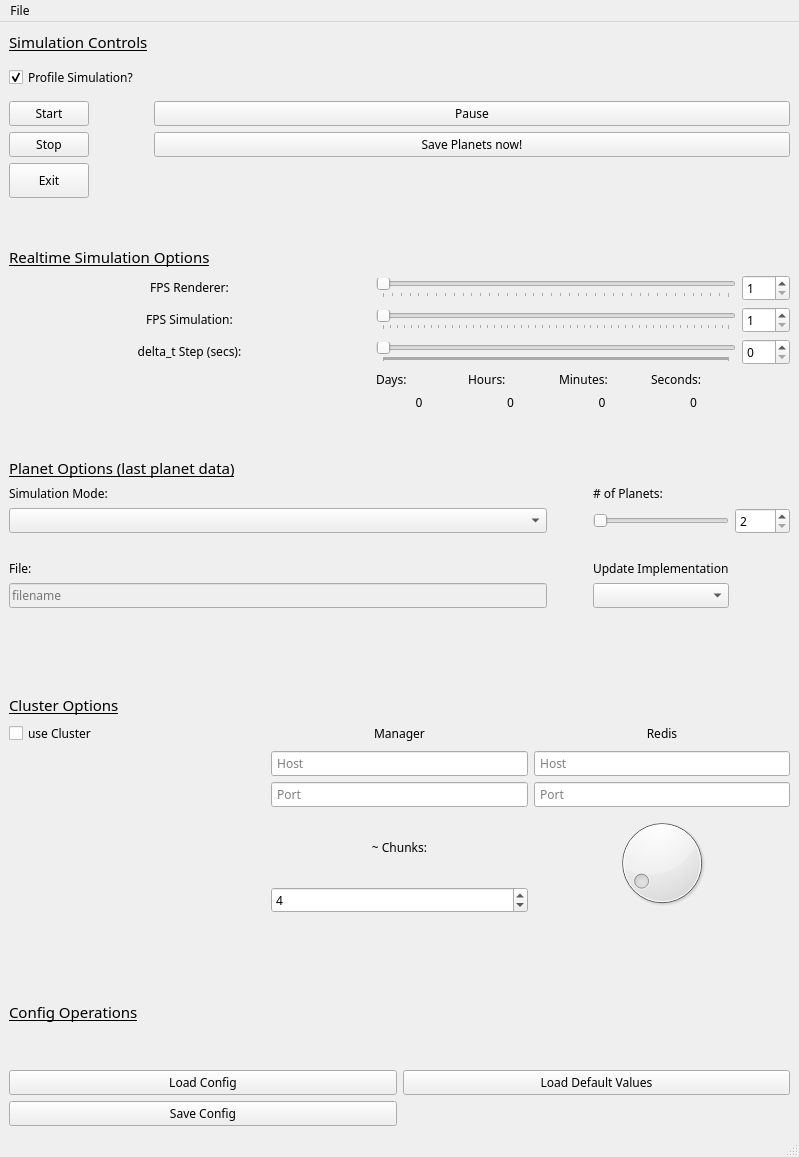
<?xml version="1.0" encoding="UTF-8"?>
<ui version="4.0">
 <class>MainWindow</class>
 <widget class="QMainWindow" name="MainWindow">
  <property name="enabled">
   <bool>true</bool>
  </property>
  <property name="geometry">
   <rect>
    <x>0</x>
    <y>0</y>
    <width>799</width>
    <height>1157</height>
   </rect>
  </property>
  <property name="sizePolicy">
   <sizepolicy hsizetype="Expanding" vsizetype="Expanding">
    <horstretch>0</horstretch>
    <verstretch>0</verstretch>
   </sizepolicy>
  </property>
  <property name="font">
   <font>
    <family>Hack</family>
    <pointsize>9</pointsize>
    <weight>50</weight>
    <bold>false</bold>
   </font>
  </property>
  <property name="cursor">
   <cursorShape>ArrowCursor</cursorShape>
  </property>
  <property name="mouseTracking">
   <bool>false</bool>
  </property>
  <property name="windowTitle">
   <string>Planetensimulation</string>
  </property>
  <property name="windowOpacity">
   <double>0.950000000000000</double>
  </property>
  <widget class="QWidget" name="centralwidget">
   <property name="sizePolicy">
    <sizepolicy hsizetype="Expanding" vsizetype="Expanding">
     <horstretch>0</horstretch>
     <verstretch>0</verstretch>
    </sizepolicy>
   </property>
   <layout class="QVBoxLayout" name="verticalLayout">
    <item>
     <layout class="QGridLayout" name="gridLayout">
      <item row="2" column="0">
       <widget class="QCheckBox" name="checkBoxProfile">
        <property name="sizePolicy">
         <sizepolicy hsizetype="Preferred" vsizetype="Minimum">
          <horstretch>0</horstretch>
          <verstretch>0</verstretch>
         </sizepolicy>
        </property>
        <property name="text">
         <string>Profile Simulation?</string>
        </property>
        <property name="checked">
         <bool>true</bool>
        </property>
       </widget>
      </item>
      <item row="1" column="0">
       <widget class="QLabel" name="label_2">
        <property name="sizePolicy">
         <sizepolicy hsizetype="Preferred" vsizetype="Fixed">
          <horstretch>0</horstretch>
          <verstretch>0</verstretch>
         </sizepolicy>
        </property>
        <property name="font">
         <font>
          <pointsize>11</pointsize>
          <underline>true</underline>
         </font>
        </property>
        <property name="text">
         <string>Simulation Controls</string>
        </property>
        <property name="alignment">
         <set>Qt::AlignLeading|Qt::AlignLeft|Qt::AlignVCenter</set>
        </property>
       </widget>
      </item>
      <item row="3" column="0">
       <widget class="QPushButton" name="start_button">
        <property name="sizePolicy">
         <sizepolicy hsizetype="Maximum" vsizetype="Preferred">
          <horstretch>0</horstretch>
          <verstretch>0</verstretch>
         </sizepolicy>
        </property>
        <property name="text">
         <string>Start</string>
        </property>
       </widget>
      </item>
      <item row="6" column="0">
       <widget class="QPushButton" name="quit_button">
        <property name="sizePolicy">
         <sizepolicy hsizetype="Maximum" vsizetype="Preferred">
          <horstretch>0</horstretch>
          <verstretch>0</verstretch>
         </sizepolicy>
        </property>
        <property name="text">
         <string>Exit</string>
        </property>
       </widget>
      </item>
      <item row="5" column="0">
       <widget class="QPushButton" name="stop_button">
        <property name="sizePolicy">
         <sizepolicy hsizetype="Maximum" vsizetype="Fixed">
          <horstretch>0</horstretch>
          <verstretch>0</verstretch>
         </sizepolicy>
        </property>
        <property name="text">
         <string>Stop</string>
        </property>
       </widget>
      </item>
      <item row="5" column="1">
       <widget class="QPushButton" name="button_save_planets">
        <property name="enabled">
         <bool>true</bool>
        </property>
        <property name="sizePolicy">
         <sizepolicy hsizetype="Preferred" vsizetype="Fixed">
          <horstretch>0</horstretch>
          <verstretch>0</verstretch>
         </sizepolicy>
        </property>
        <property name="text">
         <string>Save Planets now!</string>
        </property>
       </widget>
      </item>
      <item row="3" column="1">
       <widget class="QPushButton" name="pause_button">
        <property name="sizePolicy">
         <sizepolicy hsizetype="Preferred" vsizetype="Fixed">
          <horstretch>0</horstretch>
          <verstretch>0</verstretch>
         </sizepolicy>
        </property>
        <property name="text">
         <string>Pause</string>
        </property>
       </widget>
      </item>
     </layout>
    </item>
    <item>
     <spacer name="verticalSpacer_2">
      <property name="orientation">
       <enum>Qt::Vertical</enum>
      </property>
      <property name="sizeType">
       <enum>QSizePolicy::Minimum</enum>
      </property>
      <property name="sizeHint" stdset="0">
       <size>
        <width>20</width>
        <height>40</height>
       </size>
      </property>
     </spacer>
    </item>
    <item>
     <layout class="QGridLayout" name="gridLayout_4">
      <item row="3" column="2">
       <widget class="QSpinBox" name="spinBoxDelta"/>
      </item>
      <item row="2" column="2">
       <widget class="QSpinBox" name="spinBox">
        <property name="minimum">
         <number>1</number>
        </property>
        <property name="maximum">
         <number>500</number>
        </property>
       </widget>
      </item>
      <item row="3" column="1">
       <widget class="QSlider" name="delta_slider">
        <property name="minimum">
         <number>1000</number>
        </property>
        <property name="maximum">
         <number>1000000</number>
        </property>
        <property name="singleStep">
         <number>50</number>
        </property>
        <property name="pageStep">
         <number>200</number>
        </property>
        <property name="orientation">
         <enum>Qt::Horizontal</enum>
        </property>
        <property name="tickPosition">
         <enum>QSlider::TicksBelow</enum>
        </property>
       </widget>
      </item>
      <item row="4" column="1">
       <layout class="QGridLayout" name="gridLayout_2">
        <item row="0" column="3">
         <widget class="QLabel" name="label_h4">
          <property name="sizePolicy">
           <sizepolicy hsizetype="Minimum" vsizetype="Preferred">
            <horstretch>0</horstretch>
            <verstretch>0</verstretch>
           </sizepolicy>
          </property>
          <property name="text">
           <string>Seconds:</string>
          </property>
         </widget>
        </item>
        <item row="0" column="1">
         <widget class="QLabel" name="label_h2">
          <property name="sizePolicy">
           <sizepolicy hsizetype="Minimum" vsizetype="Preferred">
            <horstretch>0</horstretch>
            <verstretch>0</verstretch>
           </sizepolicy>
          </property>
          <property name="text">
           <string>Hours: </string>
          </property>
         </widget>
        </item>
        <item row="0" column="2">
         <widget class="QLabel" name="label_h3">
          <property name="sizePolicy">
           <sizepolicy hsizetype="Minimum" vsizetype="Preferred">
            <horstretch>0</horstretch>
            <verstretch>0</verstretch>
           </sizepolicy>
          </property>
          <property name="text">
           <string>Minutes: </string>
          </property>
         </widget>
        </item>
        <item row="0" column="0">
         <widget class="QLabel" name="label_h1">
          <property name="sizePolicy">
           <sizepolicy hsizetype="Minimum" vsizetype="Preferred">
            <horstretch>0</horstretch>
            <verstretch>0</verstretch>
           </sizepolicy>
          </property>
          <property name="text">
           <string>Days: </string>
          </property>
         </widget>
        </item>
        <item row="1" column="0">
         <widget class="QLabel" name="label_delta_d">
          <property name="sizePolicy">
           <sizepolicy hsizetype="Preferred" vsizetype="Fixed">
            <horstretch>0</horstretch>
            <verstretch>0</verstretch>
           </sizepolicy>
          </property>
          <property name="text">
           <string>0</string>
          </property>
          <property name="alignment">
           <set>Qt::AlignCenter</set>
          </property>
         </widget>
        </item>
        <item row="1" column="1">
         <widget class="QLabel" name="label_delta_h">
          <property name="sizePolicy">
           <sizepolicy hsizetype="Preferred" vsizetype="Fixed">
            <horstretch>0</horstretch>
            <verstretch>0</verstretch>
           </sizepolicy>
          </property>
          <property name="text">
           <string>0</string>
          </property>
          <property name="alignment">
           <set>Qt::AlignCenter</set>
          </property>
         </widget>
        </item>
        <item row="1" column="2">
         <widget class="QLabel" name="label_delta_m">
          <property name="text">
           <string>0</string>
          </property>
          <property name="alignment">
           <set>Qt::AlignCenter</set>
          </property>
         </widget>
        </item>
        <item row="1" column="3">
         <widget class="QLabel" name="label_delta_s">
          <property name="text">
           <string>0</string>
          </property>
          <property name="alignment">
           <set>Qt::AlignCenter</set>
          </property>
         </widget>
        </item>
       </layout>
      </item>
      <item row="3" column="0">
       <widget class="QLabel" name="label_3">
        <property name="sizePolicy">
         <sizepolicy hsizetype="Minimum" vsizetype="Fixed">
          <horstretch>0</horstretch>
          <verstretch>0</verstretch>
         </sizepolicy>
        </property>
        <property name="text">
         <string>delta_t Step (secs):</string>
        </property>
        <property name="alignment">
         <set>Qt::AlignCenter</set>
        </property>
       </widget>
      </item>
      <item row="1" column="0">
       <widget class="QLabel" name="label">
        <property name="sizePolicy">
         <sizepolicy hsizetype="Expanding" vsizetype="Fixed">
          <horstretch>0</horstretch>
          <verstretch>0</verstretch>
         </sizepolicy>
        </property>
        <property name="text">
         <string>FPS Renderer:</string>
        </property>
        <property name="alignment">
         <set>Qt::AlignCenter</set>
        </property>
       </widget>
      </item>
      <item row="2" column="1">
       <widget class="QSlider" name="sliderSimFps">
        <property name="minimum">
         <number>1</number>
        </property>
        <property name="maximum">
         <number>500</number>
        </property>
        <property name="orientation">
         <enum>Qt::Horizontal</enum>
        </property>
        <property name="invertedAppearance">
         <bool>false</bool>
        </property>
        <property name="tickPosition">
         <enum>QSlider::TicksBelow</enum>
        </property>
       </widget>
      </item>
      <item row="1" column="1">
       <widget class="QSlider" name="sliderRenderFps">
        <property name="minimum">
         <number>10</number>
        </property>
        <property name="maximum">
         <number>400</number>
        </property>
        <property name="orientation">
         <enum>Qt::Horizontal</enum>
        </property>
        <property name="tickPosition">
         <enum>QSlider::TicksBelow</enum>
        </property>
       </widget>
      </item>
      <item row="2" column="0">
       <widget class="QLabel" name="label_5">
        <property name="sizePolicy">
         <sizepolicy hsizetype="Expanding" vsizetype="Fixed">
          <horstretch>0</horstretch>
          <verstretch>0</verstretch>
         </sizepolicy>
        </property>
        <property name="text">
         <string>FPS Simulation:</string>
        </property>
        <property name="alignment">
         <set>Qt::AlignCenter</set>
        </property>
       </widget>
      </item>
      <item row="1" column="2">
       <widget class="QSpinBox" name="spinBox_2">
        <property name="minimum">
         <number>1</number>
        </property>
        <property name="maximum">
         <number>500</number>
        </property>
       </widget>
      </item>
      <item row="0" column="0">
       <widget class="QLabel" name="label_9">
        <property name="font">
         <font>
          <pointsize>11</pointsize>
          <underline>true</underline>
         </font>
        </property>
        <property name="text">
         <string>Realtime Simulation Options</string>
        </property>
       </widget>
      </item>
     </layout>
    </item>
    <item>
     <spacer name="verticalSpacer">
      <property name="orientation">
       <enum>Qt::Vertical</enum>
      </property>
      <property name="sizeType">
       <enum>QSizePolicy::Minimum</enum>
      </property>
      <property name="sizeHint" stdset="0">
       <size>
        <width>20</width>
        <height>40</height>
       </size>
      </property>
     </spacer>
    </item>
    <item>
     <layout class="QGridLayout" name="gridLayout_3">
      <item row="9" column="2">
       <spacer name="verticalSpacer_3">
        <property name="orientation">
         <enum>Qt::Vertical</enum>
        </property>
        <property name="sizeType">
         <enum>QSizePolicy::Minimum</enum>
        </property>
        <property name="sizeHint" stdset="0">
         <size>
          <width>20</width>
          <height>40</height>
         </size>
        </property>
       </spacer>
      </item>
      <item row="1" column="0">
       <widget class="QLabel" name="label_7">
        <property name="enabled">
         <bool>true</bool>
        </property>
        <property name="font">
         <font>
          <pointsize>11</pointsize>
          <weight>50</weight>
          <italic>false</italic>
          <bold>false</bold>
          <underline>true</underline>
         </font>
        </property>
        <property name="text">
         <string>Planet Options (last planet data)</string>
        </property>
       </widget>
      </item>
      <item row="6" column="0">
       <widget class="QLabel" name="label_8">
        <property name="text">
         <string>File:</string>
        </property>
       </widget>
      </item>
      <item row="5" column="0">
       <spacer name="horizontalSpacer">
        <property name="orientation">
         <enum>Qt::Horizontal</enum>
        </property>
        <property name="sizeType">
         <enum>QSizePolicy::Preferred</enum>
        </property>
        <property name="sizeHint" stdset="0">
         <size>
          <width>40</width>
          <height>20</height>
         </size>
        </property>
       </spacer>
      </item>
      <item row="3" column="0">
       <widget class="QComboBox" name="comboBoxMode"/>
      </item>
      <item row="2" column="0">
       <widget class="QLabel" name="label_4">
        <property name="text">
         <string>Simulation Mode:</string>
        </property>
       </widget>
      </item>
      <item row="8" column="0">
       <widget class="QLineEdit" name="edit_planetfile">
        <property name="enabled">
         <bool>false</bool>
        </property>
        <property name="sizePolicy">
         <sizepolicy hsizetype="Preferred" vsizetype="Preferred">
          <horstretch>0</horstretch>
          <verstretch>0</verstretch>
         </sizepolicy>
        </property>
        <property name="placeholderText">
         <string>filename</string>
        </property>
       </widget>
      </item>
      <item row="8" column="2">
       <widget class="QComboBox" name="comboBoxUpdateImpl"/>
      </item>
      <item row="6" column="2">
       <widget class="QLabel" name="label_12">
        <property name="text">
         <string>Update Implementation</string>
        </property>
       </widget>
      </item>
      <item row="3" column="2">
       <widget class="QSlider" name="slider_num_planets">
        <property name="sizePolicy">
         <sizepolicy hsizetype="Minimum" vsizetype="Fixed">
          <horstretch>0</horstretch>
          <verstretch>0</verstretch>
         </sizepolicy>
        </property>
        <property name="minimum">
         <number>2</number>
        </property>
        <property name="maximum">
         <number>5000</number>
        </property>
        <property name="orientation">
         <enum>Qt::Horizontal</enum>
        </property>
       </widget>
      </item>
      <item row="2" column="2">
       <widget class="QLabel" name="label_10">
        <property name="sizePolicy">
         <sizepolicy hsizetype="Fixed" vsizetype="Preferred">
          <horstretch>0</horstretch>
          <verstretch>0</verstretch>
         </sizepolicy>
        </property>
        <property name="text">
         <string># of Planets:</string>
        </property>
       </widget>
      </item>
      <item row="3" column="3">
       <widget class="QSpinBox" name="spinBox_3">
        <property name="sizePolicy">
         <sizepolicy hsizetype="Fixed" vsizetype="Preferred">
          <horstretch>0</horstretch>
          <verstretch>0</verstretch>
         </sizepolicy>
        </property>
        <property name="minimum">
         <number>2</number>
        </property>
        <property name="maximum">
         <number>5000</number>
        </property>
       </widget>
      </item>
      <item row="1" column="1">
       <spacer name="horizontalSpacer_2">
        <property name="orientation">
         <enum>Qt::Horizontal</enum>
        </property>
        <property name="sizeType">
         <enum>QSizePolicy::Ignored</enum>
        </property>
        <property name="sizeHint" stdset="0">
         <size>
          <width>40</width>
          <height>20</height>
         </size>
        </property>
       </spacer>
      </item>
     </layout>
    </item>
    <item>
     <spacer name="verticalSpacer_4">
      <property name="orientation">
       <enum>Qt::Vertical</enum>
      </property>
      <property name="sizeType">
       <enum>QSizePolicy::Minimum</enum>
      </property>
      <property name="sizeHint" stdset="0">
       <size>
        <width>20</width>
        <height>40</height>
       </size>
      </property>
     </spacer>
    </item>
    <item>
     <layout class="QGridLayout" name="gridLayout_8">
      <item row="2" column="1">
       <widget class="QLineEdit" name="lineEdit_cluster_m_host">
        <property name="sizePolicy">
         <sizepolicy hsizetype="Preferred" vsizetype="Fixed">
          <horstretch>0</horstretch>
          <verstretch>0</verstretch>
         </sizepolicy>
        </property>
        <property name="placeholderText">
         <string> Host</string>
        </property>
       </widget>
      </item>
      <item row="3" column="1">
       <widget class="QLineEdit" name="lineEdit_cluster_m_port">
        <property name="sizePolicy">
         <sizepolicy hsizetype="Preferred" vsizetype="Fixed">
          <horstretch>0</horstretch>
          <verstretch>0</verstretch>
         </sizepolicy>
        </property>
        <property name="placeholderText">
         <string> Port</string>
        </property>
       </widget>
      </item>
      <item row="3" column="2">
       <widget class="QLineEdit" name="lineEdit_cluster_r_port">
        <property name="sizePolicy">
         <sizepolicy hsizetype="Preferred" vsizetype="Fixed">
          <horstretch>0</horstretch>
          <verstretch>0</verstretch>
         </sizepolicy>
        </property>
        <property name="text">
         <string/>
        </property>
        <property name="placeholderText">
         <string> Port</string>
        </property>
       </widget>
      </item>
      <item row="4" column="2" rowspan="2">
       <widget class="QDial" name="dial_chunks">
        <property name="sizePolicy">
         <sizepolicy hsizetype="Preferred" vsizetype="Maximum">
          <horstretch>0</horstretch>
          <verstretch>0</verstretch>
         </sizepolicy>
        </property>
        <property name="minimum">
         <number>1</number>
        </property>
        <property name="maximum">
         <number>50</number>
        </property>
        <property name="value">
         <number>4</number>
        </property>
       </widget>
      </item>
      <item row="4" column="1">
       <widget class="QLabel" name="label_13">
        <property name="sizePolicy">
         <sizepolicy hsizetype="Preferred" vsizetype="Minimum">
          <horstretch>0</horstretch>
          <verstretch>0</verstretch>
         </sizepolicy>
        </property>
        <property name="text">
         <string>~ Chunks:</string>
        </property>
        <property name="alignment">
         <set>Qt::AlignCenter</set>
        </property>
       </widget>
      </item>
      <item row="1" column="2">
       <widget class="QLabel" name="label_15">
        <property name="text">
         <string>Redis</string>
        </property>
        <property name="alignment">
         <set>Qt::AlignCenter</set>
        </property>
       </widget>
      </item>
      <item row="1" column="0">
       <widget class="QCheckBox" name="checkBox_cluster">
        <property name="text">
         <string>use Cluster</string>
        </property>
        <property name="checkable">
         <bool>true</bool>
        </property>
        <property name="tristate">
         <bool>false</bool>
        </property>
       </widget>
      </item>
      <item row="2" column="2">
       <widget class="QLineEdit" name="lineEdit_cluster_r_host">
        <property name="sizePolicy">
         <sizepolicy hsizetype="Preferred" vsizetype="Fixed">
          <horstretch>0</horstretch>
          <verstretch>0</verstretch>
         </sizepolicy>
        </property>
        <property name="placeholderText">
         <string> Host</string>
        </property>
       </widget>
      </item>
      <item row="5" column="1">
       <widget class="QSpinBox" name="spinBox_chunks">
        <property name="minimum">
         <number>1</number>
        </property>
        <property name="maximum">
         <number>50</number>
        </property>
        <property name="value">
         <number>4</number>
        </property>
       </widget>
      </item>
      <item row="1" column="1">
       <widget class="QLabel" name="label_14">
        <property name="text">
         <string>Manager</string>
        </property>
        <property name="alignment">
         <set>Qt::AlignCenter</set>
        </property>
       </widget>
      </item>
      <item row="0" column="0">
       <widget class="QLabel" name="label_16">
        <property name="font">
         <font>
          <pointsize>11</pointsize>
          <underline>true</underline>
         </font>
        </property>
        <property name="text">
         <string>Cluster Options</string>
        </property>
       </widget>
      </item>
     </layout>
    </item>
    <item>
     <spacer name="verticalSpacer_5">
      <property name="orientation">
       <enum>Qt::Vertical</enum>
      </property>
      <property name="sizeType">
       <enum>QSizePolicy::Minimum</enum>
      </property>
      <property name="sizeHint" stdset="0">
       <size>
        <width>20</width>
        <height>40</height>
       </size>
      </property>
     </spacer>
    </item>
    <item>
     <layout class="QGridLayout" name="gridLayout_6">
      <item row="1" column="0">
       <widget class="QLabel" name="label_6">
        <property name="sizePolicy">
         <sizepolicy hsizetype="Preferred" vsizetype="Preferred">
          <horstretch>0</horstretch>
          <verstretch>0</verstretch>
         </sizepolicy>
        </property>
        <property name="font">
         <font>
          <pointsize>11</pointsize>
          <underline>true</underline>
         </font>
        </property>
        <property name="text">
         <string>Config Operations</string>
        </property>
       </widget>
      </item>
      <item row="4" column="0">
       <widget class="QPushButton" name="save_config_button">
        <property name="text">
         <string>Save Config</string>
        </property>
       </widget>
      </item>
      <item row="2" column="0">
       <widget class="QPushButton" name="load_config_button">
        <property name="text">
         <string>Load Config</string>
        </property>
       </widget>
      </item>
      <item row="2" column="1">
       <widget class="QPushButton" name="load_config_defaults_button">
        <property name="text">
         <string>Load Default Values</string>
        </property>
       </widget>
      </item>
     </layout>
    </item>
   </layout>
  </widget>
  <widget class="QMenuBar" name="menubar">
   <property name="geometry">
    <rect>
     <x>0</x>
     <y>0</y>
     <width>799</width>
     <height>20</height>
    </rect>
   </property>
   <widget class="QMenu" name="menuFile">
    <property name="title">
     <string>File</string>
    </property>
    <addaction name="actionExit"/>
   </widget>
   <addaction name="menuFile"/>
  </widget>
  <widget class="QStatusBar" name="statusbar"/>
  <action name="actionExit">
   <property name="text">
    <string>Exit</string>
   </property>
  </action>
 </widget>
 <resources/>
 <connections>
  <connection>
   <sender>delta_slider</sender>
   <signal>valueChanged(int)</signal>
   <receiver>spinBoxDelta</receiver>
   <slot>setValue(int)</slot>
   <hints>
    <hint type="sourcelabel">
     <x>725</x>
     <y>350</y>
    </hint>
    <hint type="destinationlabel">
     <x>788</x>
     <y>352</y>
    </hint>
   </hints>
  </connection>
  <connection>
   <sender>spinBoxDelta</sender>
   <signal>valueChanged(int)</signal>
   <receiver>delta_slider</receiver>
   <slot>setValue(int)</slot>
   <hints>
    <hint type="sourcelabel">
     <x>788</x>
     <y>352</y>
    </hint>
    <hint type="destinationlabel">
     <x>725</x>
     <y>350</y>
    </hint>
   </hints>
  </connection>
  <connection>
   <sender>sliderRenderFps</sender>
   <signal>valueChanged(int)</signal>
   <receiver>spinBox_2</receiver>
   <slot>setValue(int)</slot>
   <hints>
    <hint type="sourcelabel">
     <x>725</x>
     <y>290</y>
    </hint>
    <hint type="destinationlabel">
     <x>788</x>
     <y>292</y>
    </hint>
   </hints>
  </connection>
  <connection>
   <sender>sliderSimFps</sender>
   <signal>valueChanged(int)</signal>
   <receiver>spinBox</receiver>
   <slot>setValue(int)</slot>
   <hints>
    <hint type="sourcelabel">
     <x>725</x>
     <y>320</y>
    </hint>
    <hint type="destinationlabel">
     <x>788</x>
     <y>322</y>
    </hint>
   </hints>
  </connection>
  <connection>
   <sender>spinBox_2</sender>
   <signal>valueChanged(int)</signal>
   <receiver>sliderRenderFps</receiver>
   <slot>setValue(int)</slot>
   <hints>
    <hint type="sourcelabel">
     <x>788</x>
     <y>292</y>
    </hint>
    <hint type="destinationlabel">
     <x>725</x>
     <y>290</y>
    </hint>
   </hints>
  </connection>
  <connection>
   <sender>spinBox</sender>
   <signal>valueChanged(int)</signal>
   <receiver>sliderSimFps</receiver>
   <slot>setValue(int)</slot>
   <hints>
    <hint type="sourcelabel">
     <x>788</x>
     <y>322</y>
    </hint>
    <hint type="destinationlabel">
     <x>725</x>
     <y>320</y>
    </hint>
   </hints>
  </connection>
  <connection>
   <sender>spinBox_3</sender>
   <signal>valueChanged(int)</signal>
   <receiver>slider_num_planets</receiver>
   <slot>setValue(int)</slot>
   <hints>
    <hint type="sourcelabel">
     <x>788</x>
     <y>551</y>
    </hint>
    <hint type="destinationlabel">
     <x>718</x>
     <y>546</y>
    </hint>
   </hints>
  </connection>
  <connection>
   <sender>slider_num_planets</sender>
   <signal>valueChanged(int)</signal>
   <receiver>spinBox_3</receiver>
   <slot>setValue(int)</slot>
   <hints>
    <hint type="sourcelabel">
     <x>718</x>
     <y>546</y>
    </hint>
    <hint type="destinationlabel">
     <x>788</x>
     <y>551</y>
    </hint>
   </hints>
  </connection>
  <connection>
   <sender>checkBox_cluster</sender>
   <signal>toggled(bool)</signal>
   <receiver>comboBoxUpdateImpl</receiver>
   <slot>setDisabled(bool)</slot>
   <hints>
    <hint type="sourcelabel">
     <x>265</x>
     <y>801</y>
    </hint>
    <hint type="destinationlabel">
     <x>718</x>
     <y>627</y>
    </hint>
   </hints>
  </connection>
  <connection>
   <sender>checkBox_cluster</sender>
   <signal>toggled(bool)</signal>
   <receiver>label_12</receiver>
   <slot>setDisabled(bool)</slot>
   <hints>
    <hint type="sourcelabel">
     <x>265</x>
     <y>801</y>
    </hint>
    <hint type="destinationlabel">
     <x>718</x>
     <y>598</y>
    </hint>
   </hints>
  </connection>
  <connection>
   <sender>spinBox_chunks</sender>
   <signal>valueChanged(int)</signal>
   <receiver>dial_chunks</receiver>
   <slot>setValue(int)</slot>
   <hints>
    <hint type="sourcelabel">
     <x>526</x>
     <y>965</y>
    </hint>
    <hint type="destinationlabel">
     <x>788</x>
     <y>965</y>
    </hint>
   </hints>
  </connection>
  <connection>
   <sender>dial_chunks</sender>
   <signal>valueChanged(int)</signal>
   <receiver>spinBox_chunks</receiver>
   <slot>setValue(int)</slot>
   <hints>
    <hint type="sourcelabel">
     <x>788</x>
     <y>965</y>
    </hint>
    <hint type="destinationlabel">
     <x>526</x>
     <y>965</y>
    </hint>
   </hints>
  </connection>
  <connection>
   <sender>checkBox_cluster</sender>
   <signal>toggled(bool)</signal>
   <receiver>dial_chunks</receiver>
   <slot>setEnabled(bool)</slot>
   <hints>
    <hint type="sourcelabel">
     <x>265</x>
     <y>801</y>
    </hint>
    <hint type="destinationlabel">
     <x>788</x>
     <y>965</y>
    </hint>
   </hints>
  </connection>
  <connection>
   <sender>checkBox_cluster</sender>
   <signal>toggled(bool)</signal>
   <receiver>spinBox_chunks</receiver>
   <slot>setEnabled(bool)</slot>
   <hints>
    <hint type="sourcelabel">
     <x>265</x>
     <y>801</y>
    </hint>
    <hint type="destinationlabel">
     <x>526</x>
     <y>965</y>
    </hint>
   </hints>
  </connection>
  <connection>
   <sender>checkBox_cluster</sender>
   <signal>toggled(bool)</signal>
   <receiver>lineEdit_cluster_m_host</receiver>
   <slot>setEnabled(bool)</slot>
   <hints>
    <hint type="sourcelabel">
     <x>174</x>
     <y>790</y>
    </hint>
    <hint type="destinationlabel">
     <x>363</x>
     <y>820</y>
    </hint>
   </hints>
  </connection>
  <connection>
   <sender>checkBox_cluster</sender>
   <signal>toggled(bool)</signal>
   <receiver>lineEdit_cluster_m_port</receiver>
   <slot>setEnabled(bool)</slot>
   <hints>
    <hint type="sourcelabel">
     <x>149</x>
     <y>797</y>
    </hint>
    <hint type="destinationlabel">
     <x>296</x>
     <y>846</y>
    </hint>
   </hints>
  </connection>
  <connection>
   <sender>checkBox_cluster</sender>
   <signal>toggled(bool)</signal>
   <receiver>lineEdit_cluster_r_host</receiver>
   <slot>setEnabled(bool)</slot>
   <hints>
    <hint type="sourcelabel">
     <x>140</x>
     <y>795</y>
    </hint>
    <hint type="destinationlabel">
     <x>547</x>
     <y>819</y>
    </hint>
   </hints>
  </connection>
  <connection>
   <sender>checkBox_cluster</sender>
   <signal>toggled(bool)</signal>
   <receiver>lineEdit_cluster_r_port</receiver>
   <slot>setEnabled(bool)</slot>
   <hints>
    <hint type="sourcelabel">
     <x>90</x>
     <y>795</y>
    </hint>
    <hint type="destinationlabel">
     <x>533</x>
     <y>853</y>
    </hint>
   </hints>
  </connection>
  <connection>
   <sender>checkBox_cluster</sender>
   <signal>toggled(bool)</signal>
   <receiver>label_14</receiver>
   <slot>setEnabled(bool)</slot>
   <hints>
    <hint type="sourcelabel">
     <x>220</x>
     <y>792</y>
    </hint>
    <hint type="destinationlabel">
     <x>398</x>
     <y>795</y>
    </hint>
   </hints>
  </connection>
  <connection>
   <sender>checkBox_cluster</sender>
   <signal>toggled(bool)</signal>
   <receiver>label_15</receiver>
   <slot>setEnabled(bool)</slot>
   <hints>
    <hint type="sourcelabel">
     <x>118</x>
     <y>794</y>
    </hint>
    <hint type="destinationlabel">
     <x>604</x>
     <y>794</y>
    </hint>
   </hints>
  </connection>
  <connection>
   <sender>checkBox_cluster</sender>
   <signal>toggled(bool)</signal>
   <receiver>label_13</receiver>
   <slot>setEnabled(bool)</slot>
   <hints>
    <hint type="sourcelabel">
     <x>125</x>
     <y>789</y>
    </hint>
    <hint type="destinationlabel">
     <x>308</x>
     <y>894</y>
    </hint>
   </hints>
  </connection>
 </connections>
</ui>
